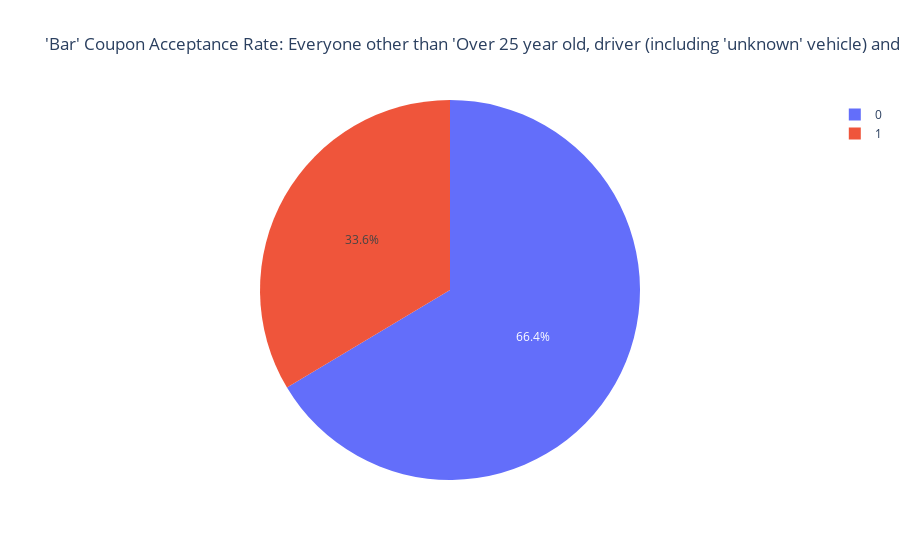

Write notebook code for a chart like this one.
### Markdown cell above
To calculate the acceptance rate of the rest of the population, we're going to create a copy of the "bar_coupon" dataframe and remove the entries that match the condition "Over 25 year old, driver (including null values) and that visit the bar more than once.

### Code cell
# Make copy of the "bar_coupons" dataframe
bc_everyone_else = bar_coupons.copy()

# Drop entries what match the condition "Over 25 year old, driver (including null values) and that visit the bar more than once"
bc_everyone_else.drop(bc_more_than_once_over_25_driver.index, inplace=True)

# Plot acceptance rate using pie chart
fig = px.pie(bc_everyone_else, names="accept_coupon", title="'Bar' Coupon Acceptance Rate: Everyone other than 'Over 25 year old, driver (including 'unknown' vehicle) and that visits a bar more than once a month'")
fig.show()

### Figure 1 — Plotly figure (JSON) as saved in the notebook; plotly's stock layout.template omitted (floating-point values rounded to 4 significant figures; data arrays with more than 128 entries replaced by an {"elided": "..."} marker saying what was removed)
{"data": [{"domain": {"x": [0, 1], "y": [0, 1]}, "hovertemplate": "accept_coupon=%{label}<extra></extra>", "labels": {"elided": "1599 int values"}, "legendgroup": "", "name": "", "showlegend": true, "type": "pie"}], "layout": {"legend": {"tracegroupgap": 0}, "title": {"text": "'Bar' Coupon Acceptance Rate: Everyone other than 'Over 25 year old, driver (including 'unknown' vehicle) and that visits a bar more than once a month'"}}}
